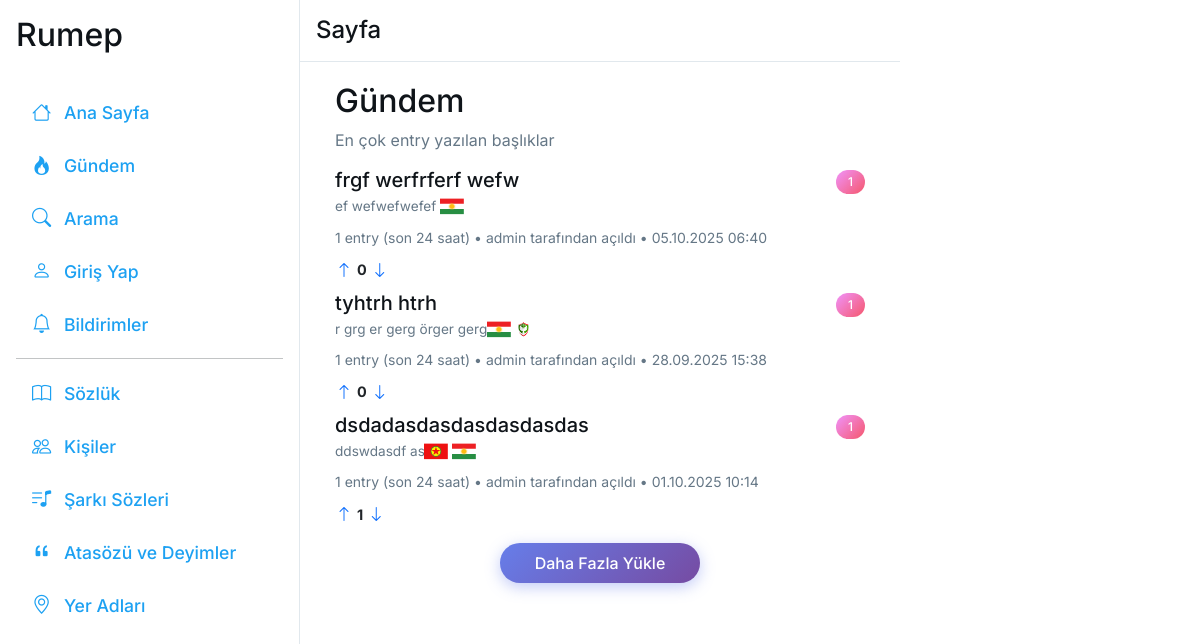
Page /gundem/ on the committed database.
### main/models.py (models this page shows, shortened)
class Topic(models.Model):
    title = models.CharField(max_length=200, unique=True, validators=[validate_title_text_only])
    slug = models.SlugField(max_length=200, unique=True, blank=True)
    code = models.CharField(max_length=10, unique=True, blank=True)
    user = models.ForeignKey(settings.AUTH_USER_MODEL, on_delete=models.CASCADE)
    categories = models.ManyToManyField(Category, blank=True, related_name='topics')
    created_at = models.DateTimeField(auto_now_add=True)
    updated_at = models.DateTimeField(auto_now=True)
    upvotes = models.ManyToManyField(settings.AUTH_USER_MODEL, related_name='upvoted_topics', blank=True)
    downvotes = models.ManyToManyField(settings.AUTH_USER_MODEL, related_name='downvoted_topics', blank=True)
    objects = TopicManager()
    class Meta:
        ordering = ['-updated_at']
        verbose_name = _('Başlık')
        verbose_name_plural = _('Başlıklar')
    def upvote_count(self):
        return self.upvotes.count()
    def downvote_count(self):
        return self.downvotes.count()
    def vote_score(self):
        return self.upvote_count() - self.downvote_count()

class Entry(models.Model):
    topic = models.ForeignKey(Topic, on_delete=models.CASCADE, related_name='entries')
    user = models.ForeignKey(settings.AUTH_USER_MODEL, on_delete=models.CASCADE)
    content = models.TextField(max_length=10000)
    code = models.CharField(max_length=10, unique=True, blank=True)
    link = models.URLField(blank=True, null=True)
    font_family = models.CharField(max_length=100, blank=True, null=True)
    created_at = models.DateTimeField(auto_now_add=True)
    updated_at = models.DateTimeField(auto_now=True)
    likes = models.ManyToManyField(settings.AUTH_USER_MODEL, related_name='liked_entries', blank=True)
    upvotes = models.ManyToManyField(settings.AUTH_USER_MODEL, related_name='upvoted_entries', blank=True)
    downvotes = models.ManyToManyField(settings.AUTH_USER_MODEL, related_name='downvoted_entries', blank=True)
    objects = EntryManager()
    class Meta:
        ordering = ['created_at']
        verbose_name = _('Entry')
        verbose_name_plural = _('Entry\'ler')

class Profile(models.Model):
    USER_ROLES = [
        ('user', _('Kullanıcı')),
        ('writer', _('Yazar')),
        ('moderator', _('Moderatör')),
        ('admin', _('Admin')),
        ('super_admin', _('Süper Admin')),
    ]
    user = models.OneToOneField(settings.AUTH_USER_MODEL, on_delete=models.CASCADE)
    nickname = models.CharField(max_length=50)
    username = models.CharField(max_length=30, unique=True)
    biography = models.TextField(max_length=500, blank=True, null=True)
    instagram_username = models.CharField(max_length=30, blank=True, null=True)
    twitter_username = models.CharField(max_length=30, blank=True, null=True)
    youtube_url = models.URLField(blank=True, null=True, verbose_name=_('YouTube Kanalı'))
    tiktok_username = models.CharField(max_length=30, blank=True, null=True, verbose_name=_('TikTok Kullanıcı Adı'))
    linkedin_url = models.URLField(blank=True, null=True, verbose_name=_('LinkedIn Profili'))
    github_username = models.CharField(max_length=30, blank=True, null=True, verbose_name=_('GitHub Kullanıcı Adı'))
    website_url = models.URLField(blank=True, null=True, verbose_name=_('Kişisel Website'))
    facebook_username = models.CharField(max_length=30, blank=True, null=True, verbose_name=_('Facebook Kullanıcı Adı'))
    user_role = models.CharField(
        max_length=20,
        choices=USER_ROLES,
        default='user',
        verbose_name=_('Kullanıcı Rolü')
    )
    katki_puani = models.PositiveIntegerField(default=0)
    account_status = models.CharField(
        max_length=20,
        choices=[
            ('active', _('Aktif')),
            ('frozen', _('Dondurulmuş')),
            ('deletion_scheduled', _('Silinme Planlandı'))
        ],
        default='active'
    )
    scheduled_deletion_date = models.DateTimeField(blank=True, null=True)
    preferred_language = models.CharField(
        max_length=10,
        choices=[
            ('tr', _('Türkçe')),
            ('ku', _('Kürtçe')),
            ('en', _('İngilizce')),
        ],
        default='tr',
        blank=True
    )
    dark_mode = models.BooleanField(default=False, verbose_name=_('Karanlık Mod'))

### main/views/popular_views.py (the view)
# urls.py: path('gundem/', popular_views.agenda, name='agenda'),
def agenda(request):
    now = timezone.now()
    yesterday = now - timedelta(days=1)
    topics = Topic.objects.filter(
        entries__created_at__gte=yesterday
    ).annotate(
        daily_entry_count=models.Count('entries', filter=models.Q(entries__created_at__gte=yesterday))
    ).filter(
        daily_entry_count__gt=0
    ).order_by('-daily_entry_count', '-updated_at')[:10]
    return render(request, 'main/agenda.html', {
        'topics': topics,
        'user': request.user
    })

### main/context_processors.py (called while the page is built, shortened)
def notification_count(request):
    if request.user.is_authenticated:
        unread_count = request.user.notifications.filter(is_read=False).count()
        return {'unread_notifications_count': unread_count}
    return {'unread_notifications_count': 0}

def user_role_context(request):
    return {
        'user_role': 'user',
        'user_role_display': _('Kullanıcı'),
        'user_role_badge': _('Kullanıcı'),
        'is_writer': False,
        'is_moderator': False,
        'is_admin': False,
        'is_super_admin': False,
    }

def sidebar_data(request):
    popular_topics = Topic.objects.annotate(
        total_entries=Count('entries')
    ).filter(total_entries__gt=0).order_by('-total_entries')[:5]
    active_authors = Profile.objects.annotate(
        topic_count=Count('user__topic'),
        entry_count=Count('user__entry')
    ).filter(
        topic_count__gt=0
    ).order_by('-topic_count', '-entry_count')[:5]
    return {
        'sidebar_popular_topics': popular_topics,
        'sidebar_active_authors': active_authors,
    }

### main/templatetags/post_tags.py (called while the page is built)
@register.filter
def process_mentions(text):
    from main.models import Profile
    def replace_mention(match):
        username = match.group(1)
        try:
            profile = Profile.objects.get(username=username)
            profile_url = reverse('profile_detail', args=[username])
            return f'<a href="{profile_url}" class="mention-link">@{username}</a>'
        except Profile.DoesNotExist:
            return f'@{username}'
    mention_pattern = r'@([a-zA-Z0-9_]+)'
    processed_text = re.sub(mention_pattern, replace_mention, text)
    return mark_safe(processed_text)

@register.filter
def process_hashtags(text):
    from main.models import Hashtag
    def replace_hashtag(match):
        hashtag_name = match.group(1).lower()
        try:
            hashtag = Hashtag.objects.get(name__iexact=hashtag_name)
            url = reverse('hashtag_detail', args=[hashtag.slug])
            return f'<a href="{url}" class="hashtag-link">#{hashtag.name}</a>'
        except Hashtag.DoesNotExist:
            return f'<span class="hashtag-inactive">#{hashtag_name}</span>'
    hashtag_pattern = r'#([a-zA-Z0-9_\u00C0-\u017F]+)'
    processed_text = re.sub(hashtag_pattern, replace_hashtag, text)
    return mark_safe(processed_text)

### main/templates/main/agenda.html (shortened to what this page needs)
{% extends 'main/base.html' %}
{% load static %}
{% load post_tags %}
{% load i18n %}
{% block content %}
    <div class="container twitter-container">
        <h2>Gündem</h2>
        <p class="text-muted">En çok entry yazılan başlıklar</p>
        <div class="agenda-container">
            {% for topic in topics %}
                {% with first_entry=topic.entries.first %}
                    <div class="card mb-2 agenda-item">
                        <div class="card-body">
                            <div class="d-flex justify-content-between align-items-start">
                                <div class="flex-grow-1">
                                    <a href="{% url 'topic_detail' topic.slug %}" class="text-decoration-none text-dark">
                                        <h5 class="card-title mb-1">{{ topic.title }}</h5>
                                    </a>
                                    {% if first_entry %}
                                    <div class="first-entry-preview text-muted mb-2" style="font-size: 0.85rem; color: #6c757d;">
                                        {% if first_entry.content|length > 790 %}
                                            {{ first_entry.content|slice:":790"|render_emojis|safe }}
                                            <a href="{% url 'topic_detail' topic.slug %}" class="text-primary text-decoration-none">...devamını gör</a>
                                        {% else %}
                                            {{ first_entry.content|render_emojis|safe }}
                                        {% endif %}
                                    </div>
                                    {% endif %}
                                    <small class="text-muted">
                                        {{ topic.daily_entry_count }} entry (son 24 saat) •
                                        {{ topic.user.profile.nickname }} tarafından açıldı •
                                        {{ topic.created_at|date:"d.m.Y H:i" }}
                                    </small>
                                    <div class="vote-buttons d-flex gap-1 align-items-center mt-2">
                                        <button class="btn btn-link p-0 vote-btn" data-topic-slug="{{ topic.slug }}" data-vote-type="up">
                                            <i class="bi bi-arrow-up{% if user in topic.upvotes.all %}-circle-fill text-success{% endif %}"></i>
                                        </button>
                                        <span class="vote-score fw-bold" style="font-size: 0.9rem;">{{ topic.vote_score }}</span>
                                        <button class="btn btn-link p-0 vote-btn" data-topic-slug="{{ topic.slug }}" data-vote-type="down">
                                            <i class="bi bi-arrow-down{% if user in topic.downvotes.all %}-circle-fill text-danger{% endif %}"></i>
                                        </button>
                                    </div>
                                </div>
                                <div class="text-end">
                                    <span class="badge bg-primary">{{ topic.daily_entry_count }}</span>
                                </div>
                            </div>
                        </div>
                    </div>
                {% endwith %}
            {% empty %}
                <p class="text-muted p-3">Henüz gündem başlığı yok.</p>
            {% endfor %}
        </div>
        <button id="load-more-btn" class="btn btn-primary mt-3" style="display: block;">Daha Fazla Yükle</button>
    </div>
{% endblock %}

### main/static/main/css/kisi.css (style rules this page uses)
.card-title { color: #0f1419 !important; }
.text-muted { color: #657786 !important; }
.btn-primary { background-color: #1da1f2 !important; border-color: #1da1f2 !important; color: #ffffff !important; }

### main/static/main/css/modern.css (style rules this page uses)
.btn, .card, .form-control { transition: all 0.2s ease; }
.agenda-item.card, .topic-item, .entry-item, .category-item { border: none !important; border-bottom: none !important; box-shadow: none !important; }
.agenda-item .card-body { padding: 0 !important; }

### main/static/main/css/layout.css (style rules this page uses)
html { font-size: 16px; }
.entry-content, .first-entry-preview, .card-body, .topic-content { font-family: var(--entry-font, inherit) !important; }

### main/static/main/css/responsive-fixes.css (style rules this page uses)
@media (min-width: 1025px) and (max-width: 1366px) { .container { max-width: 1200px; } }

### main/static/main/css/general.css (style rules this page uses)
body { background-color: #f5f8fa; font-family: -apple-system, BlinkMacSystemFont, "Segoe UI", Roboto, "Helvetica Neue", Arial, sans-serif; color: #0f1419; }
.twitter-container { max-width: 680px; margin: 0 auto; padding: 0 16px; }
.text-dark { color: #0f1419 !important; }
.text-muted { color: #657786 !important; }
.card-title { color: #0f1419 !important; }
h1, h2, h3, h4, h5, h6 { color: #0f1419 !important; }
.btn-primary { background: linear-gradient(135deg, #667eea 0%, #764ba2 100%) !important; border: none !important; color: #ffffff !important; box-shadow: 0 4px 15px rgba(102, 126, 234, 0.4) !important; transition: all 0.3s ease !important; }
.badge { background: linear-gradient(135deg, #f093fb 0%, #f5576c 100%) !important; color: #ffffff !important; border-radius: 20px !important; padding: 0.5em 1em !important; font-weight: 500 !important; }

### main/static/main/css/tweetCard.css (style rules this page uses)
.card-body { max-height: none !important; overflow: visible !important; }

### main/static/main/css/profile.css (style rules this page uses)
.container.twitter-container { max-width: 900px; padding: 0 15px; }
.btn-primary, .btn-outline-primary, .btn-outline-danger, .btn-outline-secondary { font-weight: 500; padding: 8px 16px; transition: background-color 0.2s, transform 0.1s; }

### main/static/main/css/home-page.css (style rules this page uses)
#load-more-btn { display: block; width: 100%; max-width: 200px; margin: 1.5rem auto; padding: 0.5rem 1rem; border-radius: var(--border-radius-full); font-weight: 500; transition: all 0.2s ease; }

### main/static/main/css/popular-pages.css (style rules this page uses)
#load-more-btn { display: block; width: 100%; max-width: 200px; margin: 1.5rem auto; padding: 0.5rem 1rem; border-radius: 9999px; font-weight: 500; transition: all 0.2s ease; }

### main/static/main/css/accessibility.css (style rules this page uses)
.text-muted { color: #6b7280 !important; }
.btn-primary { color: white !important; }
.card { border: 1px solid var(--border-color); }
::placeholder { color: #9ca3af !important; opacity: 1; }

### main/static/main/css/sozluk.css (style rules this page uses)
.card-title { color: #0f1419 !important; }
.text-muted { color: #657786 !important; }
.btn-primary { background-color: #1da1f2 !important; border-color: #1da1f2 !important; color: #ffffff !important; }

### main/static/main/css/sarki.css (style rules this page uses)
.card-title { color: #0f1419 !important; }
.text-muted { color: #657786 !important; }
.btn-primary { background-color: #1da1f2 !important; border-color: #1da1f2 !important; color: #ffffff !important; }

### main/static/main/css/atasozu_deyim.css (style rules this page uses)
.card-title { color: #0f1419 !important; }
.btn-primary { background-color: #1da1f2 !important; border-color: #1da1f2 !important; color: #ffffff !important; }
.badge { background-color: #1da1f2 !important; color: #ffffff !important; }

### main/static/main/css/yer_adlari_new.css (style rules this page uses)
.card { border-radius: 12px; border: 1px solid #e1e8ed; box-shadow: 0 2px 8px rgba(0, 0, 0, 0.1); transition: all 0.3s ease; }
.card-body { padding: 20px; }

### main/static/main/css/page-transitions.css (style rules this page uses)
.page-content, .center-main-area > .page-content, .container, .modern-profile-container { animation: fadeInUp 0.4s cubic-bezier(0.4, 0, 0.2, 1); }
.card, .content-card, .tweet-card, .notification-item { animation: fadeInCard 0.5s cubic-bezier(0.4, 0, 0.2, 1) forwards; opacity: 0; }
.card:nth-child(1) { animation-delay: 0.1s; }
.card:nth-child(2) { animation-delay: 0.15s; }
.card:nth-child(3) { animation-delay: 0.2s; }
.page-title-area, .profile-header, h1, h2, h3, h4 { animation: fadeInTitle 0.3s cubic-bezier(0.4, 0, 0.2, 1); }
.form-control, .btn { animation: fadeIn 0.4s cubic-bezier(0.4, 0, 0.2, 1); }

### rows in the picture
Topic: title "frgf werfrferf wefw", entries.first.content|render_emojis "ef wefwefwefef ", daily_entry_count "1", user.profile.nickname "admin", created_at "05.10.2025 06:40", vote_score "0"
Topic: title "tyhtrh htrh", entries.first.content|render_emojis "r grg er gerg örger gerg ", daily_entry_count "1", user.profile.nickname "admin", created_at "28.09.2025 15:38", vote_score "0"
Topic: title "dsdadasdasdasdasdasdas", entries.first.content|render_emojis "ddswdasdf as ", daily_entry_count "1", user.profile.nickname "admin", created_at "01.10.2025 10:14", vote_score "1"
